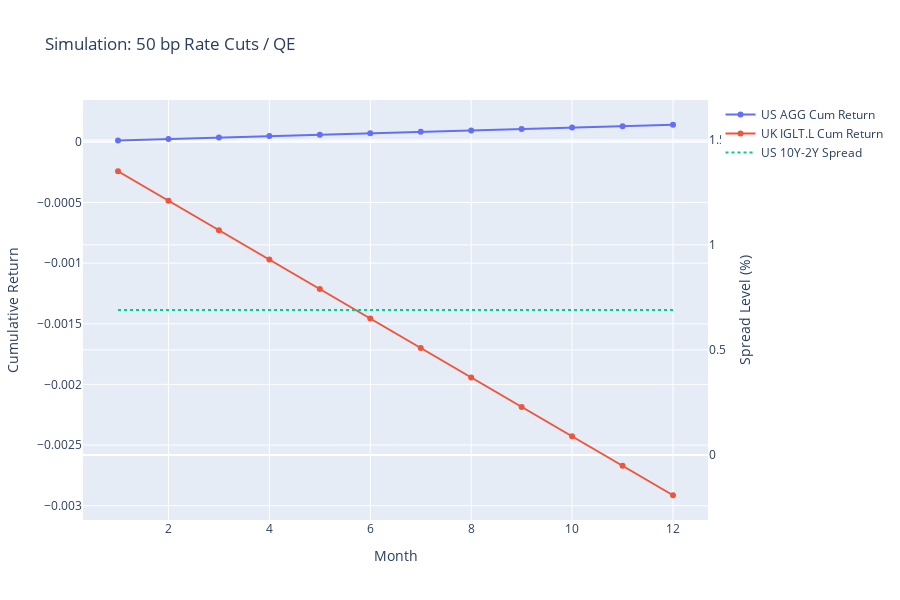

Write notebook code for a chart like this one.
### Markdown cell above
### Scenario 2: 25 bp BoE Rate Cut (dovish / recession response)

### Code cell
cut_sim = simulator.simulate_event(
    name="Dovish / QE – 50 bp Cuts",
    total_us_rate_change=-0.50,
    total_uk_rate_change=-0.30,
    months=12,
    spread_impact_factor=0.0,
)
simulator.plot_simulation(cut_sim, title="Simulation: 50 bp Rate Cuts / QE")

### Figure 1 — Plotly figure (JSON) as saved in the notebook; plotly's stock layout.template omitted (floating-point values rounded to 4 significant figures)
{"data": [{"mode": "lines+markers", "name": "US AGG Cum Return", "type": "scatter", "x": [1, 2, 3, 4, 5, 6, 7, 8, 9, 10, 11, 12], "y": [1.172e-05, 2.343e-05, 3.515e-05, 4.686e-05, 5.858e-05, 7.03e-05, 8.201e-05, 9.373e-05, 0.0001054, 0.0001172, 0.0001289, 0.0001406]}, {"mode": "lines+markers", "name": "UK IGLT.L Cum Return", "type": "scatter", "x": [1, 2, 3, 4, 5, 6, 7, 8, 9, 10, 11, 12], "y": [-0.0002428, -0.0004856, -0.0007285, -0.0009713, -0.001214, -0.001457, -0.0017, -0.001943, -0.002185, -0.002428, -0.002671, -0.002914]}, {"line": {"dash": "dot"}, "mode": "lines", "name": "US 10Y-2Y Spread", "type": "scatter", "x": [1, 2, 3, 4, 5, 6, 7, 8, 9, 10, 11, 12], "y": [0.69, 0.69, 0.69, 0.69, 0.69, 0.69, 0.69, 0.69, 0.69, 0.69, 0.69, 0.69], "yaxis": "y2"}], "layout": {"height": 600, "hovermode": "x unified", "title": {"text": "Simulation: 50 bp Rate Cuts / QE"}, "xaxis": {"title": {"text": "Month"}}, "yaxis": {"title": {"text": "Cumulative Return"}}, "yaxis2": {"overlaying": "y", "side": "right", "title": {"text": "Spread Level (%)"}}}}
